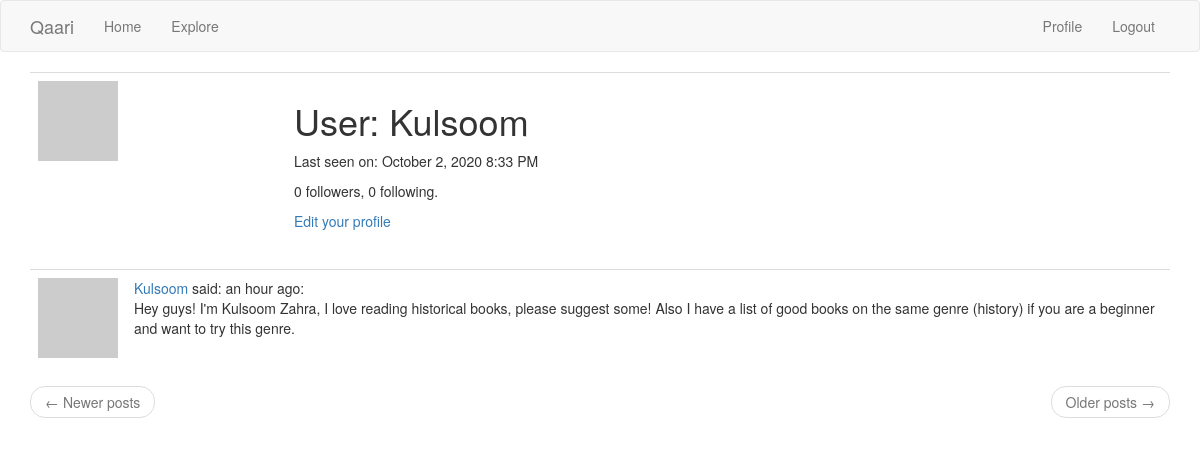
/user/Kulsoom (signed in), run on the app's committed database.
### app/models.py (models this page shows, shortened)
class User(UserMixin, db.Model):
    id = db.Column(db.Integer, primary_key=True)
    username = db.Column(db.String(64), index=True, unique=True)
    email = db.Column(db.String(120), index=True, unique=True)
    password_hash = db.Column(db.String(128))
    about_me = db.Column(db.String(140))
    last_seem = db.Column(db.DateTime, default=datetime.utcnow)
    posts = db.relationship('Post', backref='author', lazy='dynamic')
    followed = db.relationship(
        'User', secondary=followers,
        primaryjoin=(followers.c.follower_id == id),
        secondaryjoin=(followers.c.followed_id == id),
        backref=db.backref('followers', lazy='dynamic'), lazy='dynamic')
    def avatar(self, size):
        digest = md5(self.email.lower().encode('utf-8')).hexdigest()
        return 'https://www.gravatar.com/avatar/{}?d=identicon&s={}'.format(
            digest, size)

class Post(db.Model):
    id = db.Column(db.Integer, primary_key=True)
    body = db.Column(db.String(140))
    timestamp = db.Column(db.DateTime, index=True, default=datetime.utcnow)
    user_id = db.Column(db.Integer, db.ForeignKey('user.id'))

### app/main/routes.py (the view)
@bp.route('/user/<username>')
@login_required
def user(username):
    user = User.query.filter_by(username=username).first_or_404()
    page = request.args.get('page', 1, type=int)
    posts = user.posts.order_by(Post.timestamp.desc()).paginate(
        page, current_app.config['POSTS_PER_PAGE'], False)
    next_url = url_for('main.user', username=user.username,
                       page=posts.next_num) if posts.has_next else None
    prev_url = url_for('main.user', username=user.username,
                       page=posts.prev_num) if posts.has_prev else None
    form = EmptyForm()
    return render_template('user.html', user=user, posts=posts.items,
                           next_url=next_url, prev_url=prev_url, form=form)

### app/main/routes.py (called while the page is built)
@bp.before_app_request
def before_request():
    if current_user.is_authenticated:
        current_user.last_seen = datetime.utcnow()
        db.session.commit()

### app/models.py (called while the page is built)
@login.user_loader
def load_user(id):
    return User.query.get(int(id))

### app/templates/user.html (shortened to what this page needs)
{% extends "base.html" %}
{% block app_content %}
    <table class="table table-hover">
        <tr>
            <td width="256px"><img src="{{ user.avatar(256) }}"></td>
            <td>
                <h1>User: {{ user.username }}</h1>
                {% if user.last_seen %}<p>Last seen on: {{ moment(user.last_seen).format('LLL') }}</p>{% endif %}
                <p>{{ user.followers.count() }} followers, {{ user.followed.count() }} following.</p>
                {% if user == current_user %}
                <p><a href="{{ url_for('main.edit_profile') }}">Edit your profile</a></p>
                {% endif %}
            </td>
        </tr>
    </table>
    {% for post in posts %}
        {% include '_post.html' %}
    {% endfor %}
    <nav aria-label="...">
        <ul class="pager">
            <li class="previous{% if not prev_url %} disabled{% endif %}">
                <a href="{{ prev_url or '#' }}">
                    <span aria-hidden="true">&larr;</span> Newer posts
                </a>
            </li>
            <li class="next{% if not next_url %} disabled{% endif %}">
                <a href="{{ next_url or '#' }}">
                    Older posts <span aria-hidden="true">&rarr;</span>
                </a>
            </li>
        </ul>
    </nav>
{% endblock %}

### app/templates/base.html (shortened to what this page needs)
{% extends 'bootstrap/base.html' %}
{% block navbar %}
    <nav class="navbar navbar-default">
        <div class="container">
            <div class="navbar-header">
                <a class="navbar-brand" href="{{ url_for('main.index') }}">Qaari</a>
            </div>
            <div class="collapse navbar-collapse" id="bs-example-navbar-collapse-1">
                <ul class="nav navbar-nav">
                    <li><a href="{{ url_for('main.index') }}">Home</a></li>
                    <li><a href="{{ url_for('main.explore') }}">Explore</a></li>
                </ul>
                <ul class="nav navbar-nav navbar-right">
                    {% if current_user.is_anonymous %}
                    <li><a href="{{ url_for('auth.login') }}">Login</a></li>
                    {% else %}
                    <li><a href="{{ url_for('main.user', username=current_user.username) }}">Profile</a></li>
                    <li><a href="{{ url_for('auth.logout') }}">Logout</a></li>
                    {% endif %}
                </ul>
            </div>
        </div>
    </nav>
{% endblock %}
{% block content %}
    <div class="container">
        {% block app_content %}{% endblock %}
    </div>
{% endblock %}

### app/templates/_post.html
    <table class="table table-hover">
        <tr>
            <td width="70px">
                <a href="{{ url_for('main.user', username=post.author.username) }}">
                    <img src="{{ post.author.avatar(70) }}" />
                </a>
            </td>
            <td>
                <a href="{{ url_for('main.user', username=post.author.username) }}">
                    {{ post.author.username }}
                </a>
                said: {{ moment(post.timestamp).fromNow() }}:
                <br>
                <span id="post{{ post.id }}">{{ post.body }}</span>
            </td>
        </tr>
    </table>

### data on the page
User: username "Kulsoom"
Post: author.username "Kulsoom", timestamp "an hour ago", body "Hey guys! I'm Kulsoom Zahra, I love reading historical books, please suggest some! Also I have a list of good books on the same genre (history) if you are a beginner and want to try this genre."

### other printed values
{{ moment(user.last_seen).format('LLL') }} "October 2, 2020 8:33 PM"
{{ user.followers.count() }} "0"
{{ user.followed.count() }} "0"
